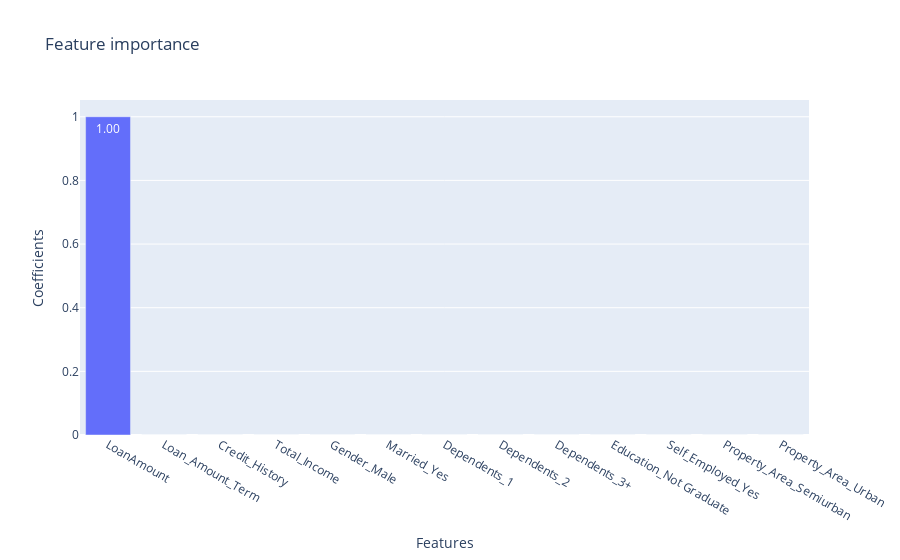

The code cell stored with this chart in its notebook:
### Code cell
fig=px.bar(log_features, x='Features', y='Coefficients', 
           text=['{:.2f}'.format(val) for val in log_features['Coefficients']],
           title="Feature importance")
fig.show()

### Figure 1 — Plotly figure (JSON) as saved in the notebook; plotly's stock layout.template omitted (floating-point values rounded to 4 significant figures)
{"data": [{"alignmentgroup": "True", "hovertemplate": "Features=%{x}<br>Coefficients=%{y}<br>text=%{text}<extra></extra>", "legendgroup": "", "marker": {"color": "#636efa", "pattern": {"shape": ""}}, "name": "", "offsetgroup": "", "orientation": "v", "showlegend": false, "text": ["1.00", "0.00", "0.00", "0.00", "0.00", "0.00", "0.00", "0.00", "0.00", "0.00", "0.00", "0.00", "0.00"], "textposition": "auto", "type": "bar", "x": ["LoanAmount", "Loan_Amount_Term", "Credit_History", "Total_Income", "Gender_Male", "Married_Yes", "Dependents_1", "Dependents_2", "Dependents_3+", "Education_Not Graduate", "Self_Employed_Yes", "Property_Area_Semiurban", "Property_Area_Urban"], "xaxis": "x", "y": [1, 0, 0, 0, 0, 0, 0, 0, 0, 0, 0, 0, 0], "yaxis": "y"}], "layout": {"barmode": "relative", "legend": {"tracegroupgap": 0}, "title": {"text": "Feature importance"}, "xaxis": {"anchor": "y", "domain": [0, 1], "title": {"text": "Features"}}, "yaxis": {"anchor": "x", "domain": [0, 1], "title": {"text": "Coefficients"}}}}
